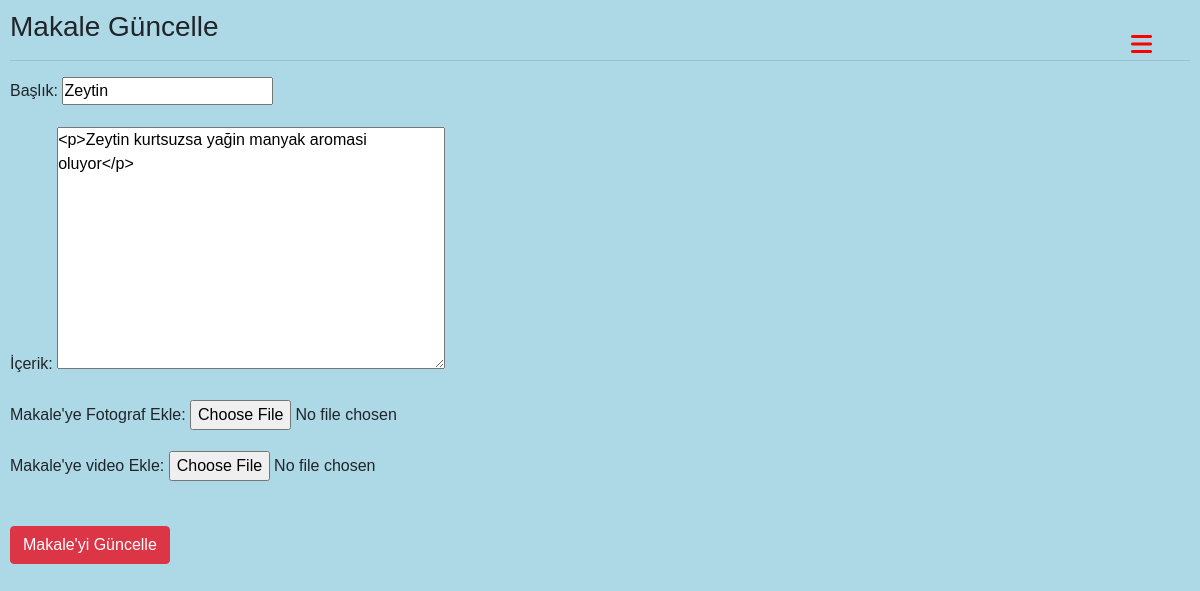
The app's page /articles/update/1 (signed in) with its own data.
### article/models.py (models this page shows, shortened)
class Article (models.Model):
    author = models.ForeignKey("auth.User", on_delete=models.CASCADE, verbose_name="Yazar")
    title = models.CharField(max_length=50, verbose_name= "Başlık")
    content = RichTextField(verbose_name="İçerik")
    created_date = models.DateTimeField(auto_now_add=True, verbose_name="Oluşturulma Tarihi")
    article_image = models.FileField(blank = True, null=True, verbose_name="Makale'ye Fotograf Ekle")
    article_video = models.FileField(blank = True, null=True, verbose_name="Makale'ye video Ekle")
    class Meta():
        ordering = ["-created_date"]

### article/views.py (the view)
# urls.py: path('update/<int:id>', views.updateArticle,name="update"),
@login_required(login_url= "user:login")
def updateArticle(request,id):
    article = get_object_or_404(Article, id=id)
    form = ArticleForm(request.POST or None, request.FILES or None, instance = article)
    if form.is_valid():
        article = form.save(commit=False)
        article.author = request.user
        article.save()
        messages.success(request, "Makale Basarıyla güncellendi")
        return redirect("article:dashboard")
    return render(request, "update.html", {"form":form})

### article/forms.py
class ArticleForm(forms.ModelForm):
    class Meta:
        model = Article
        fields = ["title", "content", "article_image", "article_video"]

### templates/update.html (shortened to what this page needs)
{% extends "layout.html" %}
{% block body %}
<div class="bosluk">
    <div>
        <h3>Makale Güncelle</h3>
        <hr>
        <form method = "post">
            {{form.as_p}}
            <br>
            <button type = "submit", class = "btn btn-danger">Makale'yi Güncelle</button>
        </form>
    </div>
</div>
{% endblock body %}

### static/css/styles.css (style rules this page uses)
* { margin: 0; padding: 0; }
body { font-family: sans-serif; background-color: lightblue; }

### templates/update.html (style rules this page uses)
.bosluk { margin: 10px; padding: 0px; }

### records on screen
Article: title "Zeytin", content "<p>Zeytin kurtsuzsa yağin manyak aromasi oluyor</p>"
